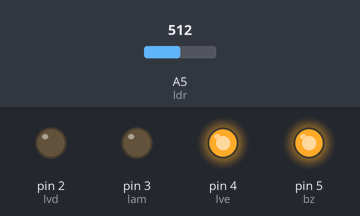
A sketch run on a simulated Arduino Uno, built with avr-gcc and run on an emulated ATmega328P. On the bench: output pins drawn as LEDs (lit = HIGH). The test bench sets the inputs (shaded band); at power-on: A5 (ldr) = 512.

Above: at 1.2 s.
1.3 s: A5 (ldr) set to 485
At 2.3 s:
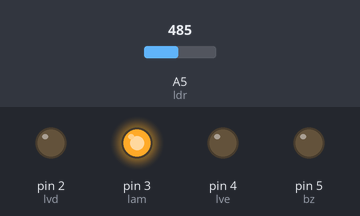
2.8 s: A5 (ldr) set to 215
4.3 s: A5 (ldr) set to 190
At 5.5 s:
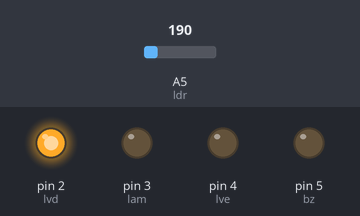
5.8 s: A5 (ldr) set to 510
At 6.9 s:
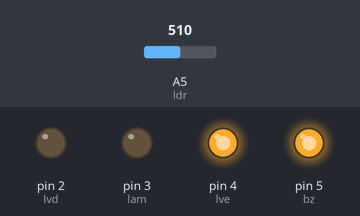
8.8 s: A5 (ldr) set to 490
At 9.2 s:
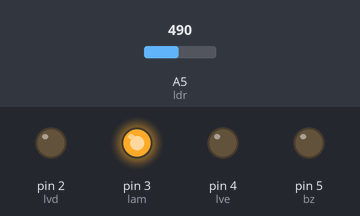
10.3 s: A5 (ldr) set to 511
At 13.8 s:
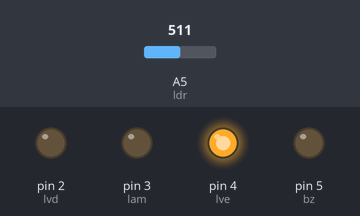
Timing chart, 0 to 14.3 s (numbered marks = the images above; inputs shaded):
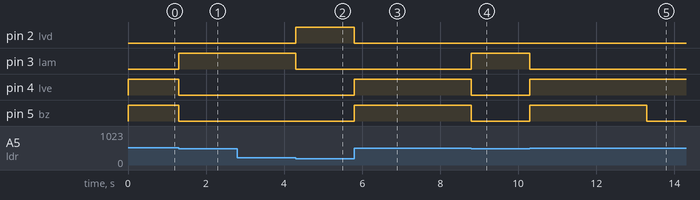

Measured:
- the behaviour switches between 501 and 500 on A5 (ldr) (found by bisection; images 0 and 1)
- the behaviour switches between 201 and 200 on A5 (ldr) (found by bisection; images 1 and 2)
- after the input at 1.3 s, pin 3 (lam): LOW → HIGH at once; pin 4 (lve), pin 5 (bz): HIGH → LOW at once
- after the input at 2.8 s, every drawn part: stays the same
- after the input at 4.3 s, pin 2 (lvd): LOW → HIGH at once; pin 3 (lam): HIGH → LOW at once
- after the input at 5.8 s, pin 2 (lvd): HIGH → LOW at once; pin 4 (lve): LOW → HIGH at once; pin 5 (bz): LOW → HIGH at once, → LOW 3.0 s later
- after the input at 8.8 s, pin 3 (lam): LOW → HIGH at once; pin 4 (lve): HIGH → LOW at once
- after the input at 10.3 s, pin 3 (lam): HIGH → LOW at once; pin 4 (lve): LOW → HIGH at once; pin 5 (bz): LOW → HIGH at once, → LOW 3.0 s later

The sketch:

codigo.ino
```cpp
#define ldr A5
#define lvd 2
#define lam 3
#define lve 4
#define bz 5
int alert;
int ldrvalue;
int alertAnterior;
bool buzzer;
unsigned long tempo;


void setup()
{
 pinMode(ldr, INPUT);
 pinMode(bz, OUTPUT);
 pinMode(lvd, OUTPUT);
 pinMode(lam, OUTPUT);
 pinMode(lve, OUTPUT);
 Serial.begin(9600);
}

void loop()
{
  verificar();

  digitalWrite(lvd, (alert == 1));
  digitalWrite(lam, (alert == 2));
  digitalWrite(lve, (alert == 3));

  if (alert == 3 && alertAnterior != 3) {
    tempo = millis();
    digitalWrite(bz, HIGH);
    buzzer = 1;
  }

  if (alert != 3 && buzzer) {
  digitalWrite(bz, LOW);
  buzzer = false;
  }

  if (buzzer) {
    if (millis() - tempo >= 3000) {
      digitalWrite(bz, LOW);
      buzzer = 0;
    }
  }

  alertAnterior = alert;
}

void verificar(){
  ldrvalue = analogRead(ldr);

  if(ldrvalue <= 200){
    alert = 1;
  }
  if(ldrvalue > 200 && ldrvalue <= 500){
    alert = 2;
  }
  if(ldrvalue > 500){
    alert = 3;
  }
}
```
